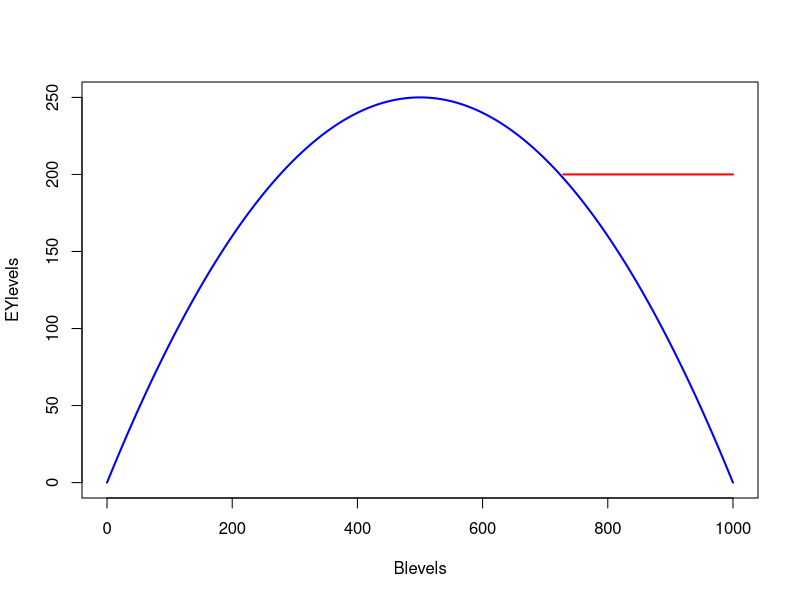

Write the R code that produced this figure.
B0<-1000
K<-1000
r<-1
Y<-200

B<-B0
prevB<-B0
nextB<-prevB+r*prevB*(1-prevB/K)-Y
B<-c(B,nextB)

prevB<-nextB
nextB<-prevB+r*prevB*(1-prevB/K)-Y
B<-c(B,nextB)

prevB<-nextB
nextB<-prevB+r*prevB*(1-prevB/K)-Y
B<-c(B,nextB)

prevB<-nextB
nextB<-prevB+r*prevB*(1-prevB/K)-Y
B<-c(B,nextB)

prevB<-nextB
nextB<-prevB+r*prevB*(1-prevB/K)-Y
B<-c(B,nextB)

Blevels<-0:1000
EYlevels<-r*Blevels*(1-Blevels/K)
plot(Blevels,EYlevels,type='l',lwd=2,col="blue")
lines(B,rep(Y,length(B)),lwd=2,col="red")